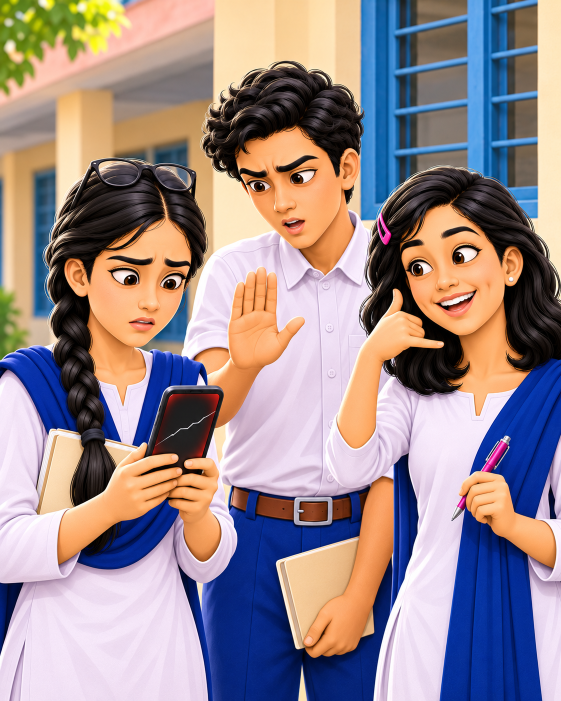
#> input picture tests/fixtures/image1.png, 1122 x 1402 px (shown at 1/2 size)
$ python print_bleed_sensor.py ../tests/fixtures/image1.png
#> lines starting #> are read from the running program, lines starting #| are printed output that depends on the picture
### tools/cv_core.py
#!/usr/bin/env python3
"""cv_core.py — shared image processing core for LiGeo global skill.

Provides a single, validated image decoding and preprocessing path so every
LiGeo tool decodes images once, validates them consistently, and avoids
wasting memory/CPU by decoding the same file multiple times.

Designed for an 8 GB RAM, integrated-GPU environment:
- one image decoded and held in memory at a time;
- optional downsampling with recorded scale factor;
- ROI (region of interest) helpers;
- no raw pixel arrays serialized into evidence JSON;
- EXIF orientation normalized consistently;
- alpha handled explicitly.

  python tools/cv_core.py image.png              # inspect and validate
  from cv_core import load_image, ImageInfo, load_and_validate

Classes:
    ImageInfo — metadata about a decoded image (no raw pixels in JSON).
    LoadedImage — in-memory image with validation info.

Functions:
    load_image(path, max_pixels=None, max_dimension=None, max_file_mb=None,
               allowed_formats=None, allowed_modes=None, downsample_to=None)
        Load and validate an image file. Returns LoadedImage.
    load_and_validate(...) -> (dict, list[dict])
        Compatibility wrapper returning (record, issues) like bitmap_check.py.
"""

import hashlib
import json
import sys
from dataclasses import dataclass, field, asdict
from pathlib import Path
from typing import Optional

try:
    from PIL import Image, ImageOps, UnidentifiedImageError
except ImportError as e:
    sys.exit(f"missing dependency: Pillow (pip install pillow)")

try:
    import numpy as np
except ImportError:
    np = None  # numpy optional at import, required for array ops

# --- Default limits (configurable via args or profile) ---
DEFAULT_MAX_FILE_MB = 50
DEFAULT_MAX_PIXELS = 50_000_000   # ~50 MP (decompression bomb guard)
DEFAULT_MAX_DIMENSION = 20_000    # max width or height in px
DEFAULT_ALLOWED_FORMATS = {"PNG", "JPEG"}
DEFAULT_ALLOWED_MODES = {"1", "L", "P", "RGB", "RGBA", "CMYK", "YCbCr"}
DEFAULT_JPEG_QUALITY = 85


@dataclass
class ImageInfo:
    """Metadata about an image — no raw pixels.

    All values are JSON-serializable primitives.
    """
    asset_id: str
    path: str
    format: Optional[str]
    mode: Optional[str]
    width: int
    height: int
    aspect_ratio: Optional[float]
    orientation: str  # landscape / portrait / square / unknown
    has_alpha: bool
    total_pixels: int
    file_size_bytes: int
    file_size_mb: float
    exif_orientation_applied: bool
    icc_profile_present: bool
    processing_width: int
    processing_height: int
    scale_factor: float
    valid: bool
    issues: list = field(default_factory=list)

    def to_dict(self) -> dict:
        return asdict(self)


@dataclass
class LoadedImage:
    """In-memory image with validation metadata.

    Holds the actual PIL Image object. Callers are responsible for releasing
    it (e.g. via context manager or `del`) after use to keep memory bounded
    on an 8 GB machine.
    """
    info: ImageInfo
    image: Optional[Image.Image] = None

    def __enter__(self):
        return self

    def __exit__(self, exc_type, exc_val, exc_tb):
        self.close()

    def close(self):
        if self.image is not None:
            try:
                self.image.close()
            except Exception:
                pass
            self.image = None

    def to_info_dict(self) -> dict:
        return self.info.to_dict()


def safe_asset_id(path: Path) -> str:
    """Stable asset ID from file hash (not raw bytes in logs)."""
    h = hashlib.sha256()
    with open(path, "rb") as f:
        for chunk in iter(lambda: f.read(65536), b""):
            h.update(chunk)
    return f"img:{h.hexdigest()[:16]}"


# [42 lines left out: functions parse_css_length_mm, convert_to_mm, not called in this run]


def _decode_image(path: Path) -> Image.Image:
    """Open and fully decode an image file.

    Raises UnidentifiedImageError if the content is not a recognized image.
    """
    img = Image.open(path)
    img.load()  # force decode to catch truncated/corrupt files
    return img


def _normalize_orientation(img: Image.Image) -> Image.Image:
    """Apply EXIF orientation transpose in-place, returning the image."""
    try:
        img = ImageOps.exif_transpose(img)
    except Exception:
        pass  # orientation not present or unreadable — leave as-is
    return img


def load_image(
    path: str | Path,
    max_file_mb: float = DEFAULT_MAX_FILE_MB,
    max_pixels: int = DEFAULT_MAX_PIXELS,
    max_dimension: int = DEFAULT_MAX_DIMENSION,
    allowed_formats: Optional[set] = None,
    allowed_modes: Optional[set] = None,
    downsample_to: Optional[int] = None,
) -> LoadedImage:
    """Load, validate, and optionally downsample an image file.

    Returns a LoadedImage. The caller must close() it or use it as a context
    manager to release memory.

    Raises nothing for validation failures — they are recorded in info.issues
    and info.valid is set False. Raises FileNotFoundError if the file is
    missing; raises UnidentifiedImageError if content is not an image.
    """
    path = Path(path)
    issues = []

    # --- 1. File existence ---
    if not path.exists():
        raise FileNotFoundError(f"file not found: {path}")

    # --- 2. File size ---
    file_size = path.stat().st_size
    file_size_mb = round(file_size / (1024 * 1024), 4)

    if file_size == 0:
        issues.append({"t": "BITMAP-EMPTY", "det": "file is 0 bytes", "conf": 1.0})

    if file_size > max_file_mb * 1024 * 1024:
        issues.append({
            "t": "BITMAP-TOO-LARGE",
            "det": f"file {file_size_mb} MB exceeds {max_file_mb} MB limit",
            "conf": 1.0,
        })

    # --- 3. Decode and validate content (not extension) ---
    try:
        img = _decode_image(path)
    except UnidentifiedImageError as e:
        issues.append({
            "t": "BITMAP-UNKNOWN-FORMAT",
            "det": f"not a recognized image: {path.name}",
            "conf": 1.0,
        })
        record = ImageInfo(
            asset_id=safe_asset_id(path),
            path=str(path),
            format=None,
            mode=None,
            width=0,
            height=0,
            aspect_ratio=None,
            orientation="unknown",
            has_alpha=False,
            total_pixels=0,
            file_size_bytes=file_size,
            file_size_mb=file_size_mb,
            exif_orientation_applied=False,
            icc_profile_present=False,
            processing_width=0,
            processing_height=0,
            scale_factor=1.0,
            valid=False,
            issues=issues,
        )
        return LoadedImage(info=record, image=None)

    # Capture original metadata before any transforms
    original_format = img.format
    original_mode = img.mode
    original_width = img.width
    original_height = img.height
    has_alpha = img.mode in ("RGBA", "LA", "PA") or "transparency" in img.info
    icc_present = "icc_profile" in img.info

    # --- 4. Normalize EXIF orientation ---
    img = _normalize_orientation(img)
    orientation_applied = True  # attempted; may be no-op if no orientation tag

    # Re-read dims after orientation transpose (may swap w/h)
    width = img.width
    height = img.height
    aspect_ratio = round(width / height, 6) if height else None
    orientation = (
        "landscape" if width > height else "portrait" if height > width else "square"
    )
    total_pixels = width * height

    # --- 5. Dimension/pixel limits ---
    if total_pixels > max_pixels:
        issues.append({
            "t": "BITMAP-TOO-MANY-PIXELS",
            "det": f"{total_pixels:,} px exceeds {max_pixels:,} px limit",
            "conf": 1.0,
        })
    if width > max_dimension or height > max_dimension:
        issues.append({
            "t": "BITMAP-DIMENSION",
            "det": f"{width}x{height} exceeds {max_dimension}px max dimension",
            "conf": 1.0,
        })

    # --- 6. Format/mode validation ---
    allowed_formats = allowed_formats or DEFAULT_ALLOWED_FORMATS
    allowed_modes = allowed_modes or DEFAULT_ALLOWED_MODES

    if original_format not in allowed_formats:
        issues.append({
            "t": "BITMAP-FORMAT",
            "det": f"format {original_format} not in allowed {sorted(allowed_formats)}",
            "conf": 1.0,
        })
    if original_mode not in allowed_modes:
        issues.append({
            "t": "BITMAP-MODE",
            "det": f"color mode {original_mode} not in allowed {sorted(allowed_modes)}",
            "conf": 1.0,
        })

    # --- 7. Downsample if needed ---
    scale_factor = 1.0
    processing_width = width
    processing_height = height

    if downsample_to and total_pixels > downsample_to * downsample_to:
        scale = (downsample_to * downsample_to / total_pixels) ** 0.5
        new_w = max(1, int(width * scale))
        new_h = max(1, int(height * scale))
        try:
            img = img.resize((new_w, new_h), Image.Resampling.LANCZOS)
            processing_width = new_w
            processing_height = new_h
            scale_factor = round(scale, 4)
        except Exception as e:
            issues.append({
                "t": "BITMAP-RESIZE-FAIL",
                "det": str(e)[:200],
                "conf": 0.8,
            })

    valid = len([i for i in issues if i.get("conf", 0) >= 0.9]) == 0

    info = ImageInfo(
        asset_id=safe_asset_id(path),
        path=str(path),
        format=original_format,
        mode=original_mode,
        width=original_width,
        height=original_height,
        aspect_ratio=aspect_ratio,
        orientation=orientation,
        has_alpha=has_alpha,
        total_pixels=total_pixels,
        file_size_bytes=file_size,
        file_size_mb=file_size_mb,
        exif_orientation_applied=orientation_applied,
        icc_profile_present=icc_present,
        processing_width=processing_width,
        processing_height=processing_height,
        scale_factor=scale_factor,
        valid=valid,
        issues=issues,
    )

    return LoadedImage(info=info, image=img)


# [231 lines left out: functions load_and_validate, get_roi, image_to_array, make_evidence_block, make_issue, make_evidence_result and 8 more, not called in this run]


# [2 lines that do not run on import are left out]

### tools/print_bleed_sensor.py
#!/usr/bin/env python3
"""print_bleed_sensor.py — print bleed and crop mark detection for LiGeo CV sensor pack.

Analyzes PDF/page geometry for bleed margins, crop marks, and print-safe areas.

  python tools/cv_sensors/print_bleed_sensor.py image.png
  python tools/cv_sensors/print_bleed_sensor.py images/ --json out.json

Exit code = number of targets with findings (0 = clean).
"""
import argparse, json, sys
from pathlib import Path

sys.path.insert(0, str(Path(__file__).resolve().parent.parent))
from cv_core import load_image

try:
    import cv2
    OPENCV_VERSION = cv2.__version__
except ImportError:
    sys.exit("missing dependency: opencv-python (pip install opencv-python)")

try:
    import numpy as np
    NUMPY_VERSION = np.__version__
except ImportError:
    sys.exit("missing dependency: numpy (pip install numpy)")

try:
    from PIL import Image
    PILLOW_VERSION = Image.__version__
except Exception:
    PILLOW_VERSION = "unknown"


def analyze_bleed(path: Path) -> dict:
    """Analyze print bleed and crop marks from an image file.

    Detects:
    - Crop marks (corner registration marks)
    - Bleed area (content extending to page edge)
    - Safe area (content staying within safe margin)
    - Trim marks
    """
    with load_image(path) as loaded:
        img = loaded.image
        if img is None:
            return _empty_result(path, "image could not be decoded")

        rgb = img.convert("RGB") if img.mode != "RGB" else img
        arr = np.array(rgb, dtype=np.uint8)
        h, w = arr.shape[:2]
        gray = cv2.cvtColor(arr, cv2.COLOR_RGB2GRAY)

        # --- Bleed detection: content touching page edges ---
        border_px = max(5, min(h, w) // 50)
        top_touch = int(gray[:border_px, :].sum() > 0)
        bottom_touch = int(gray[-border_px:, :].sum() > 0)
        left_touch = int(gray[:, :border_px].sum() > 0)
        right_touch = int(gray[:, -border_px:].sum() > 0)
        bleed = {
            "top_touch": bool(top_touch),
            "bottom_touch": bool(bottom_touch),
            "left_touch": bool(left_touch),
            "right_touch": bool(right_touch),
            "touches_any_edge": bool(top_touch or bottom_touch or left_touch or right_touch),
            "border_px": border_px,
            "method": "OpenCV, content pixels within border_px of image edge",
            "version": OPENCV_VERSION,
            "interpretation": "Whether content extends to page edge (bleed)",
            "limitations": "Border threshold is arbitrary",
        }

        # --- Crop mark detection: L-shaped marks at corners ---
        crop_marks = []
        corner_size = max(10, min(h, w) // 20)
        corners = {
            "top_left": gray[:corner_size, :corner_size],
            "top_right": gray[:corner_size, -corner_size:],
            "bottom_left": gray[-corner_size:, :corner_size],
            "bottom_right": gray[-corner_size:, -corner_size:],
        }
        for corner_name, corner_region in corners.items():
            dark_pixels = int((corner_region < 100).sum())
            total_pixels = corner_region.size
            dark_pct = round(float(dark_pixels / total_pixels * 100), 4) if total_pixels > 0 else 0.0
            crop_marks.append({
                "corner": corner_name,
                "dark_pixel_pct": dark_pct,
                "has_crop_mark": dark_pct > 30,  # Threshold for crop mark presence
            })

        # --- Safe area check: content within safe margin ---
        safe_margin_px = max(10, min(h, w) // 25)
        inner_region = gray[safe_margin_px:-safe_margin_px, safe_margin_px:-safe_margin_px]
        inner_dark_pixels = int((inner_region < 100).sum())
        inner_total = inner_region.size
        safe_area_pct = round(float(inner_dark_pixels / inner_total * 100), 4) if inner_total > 0 else 0.0

        safe_area = {
            "safe_margin_px": safe_margin_px,
            "content_in_safe_area_pct": safe_area_pct,
            "content_outside_safe_pct": round(100.0 - safe_area_pct, 4),
            "method": "OpenCV, content within safe margin from page edges",
            "version": OPENCV_VERSION,
            "interpretation": "Percentage of content within safe print area",
            "limitations": "Safe margin is arbitrary; actual bleed requirements vary by printer",
        }

        # --- Overall bleed assessment ---
        total_dark_pixels = int((gray < 100).sum())
        total_pixels = gray.size
        total_dark_pct = round(float(total_dark_pixels / total_pixels * 100), 4) if total_pixels > 0 else 0.0

        result = {
            "path": str(path),
            "metrics_version": "1.0.0",
            "opencv_version": OPENCV_VERSION,
            "numpy_version": NUMPY_VERSION,
            "pillow_version": PILLOW_VERSION,
            "page_size": {"width_px": w, "height_px": h},
            "bleed": bleed,
            "crop_marks": crop_marks,
            "safe_area": safe_area,
            "total_dark_pct": total_dark_pct,
            "method": "OpenCV, pixel-based bleed and margin detection",
            "version": f"OpenCV {OPENCV_VERSION}, NumPy {NUMPY_VERSION}, Pillow {PILLOW_VERSION}",
            "interpretation": "Print bleed, crop marks, and safe area from pixel analysis",
            "limitations": "Pixel-based detection; actual print requirements vary by printer",
        }
        return result


def _empty_result(path: Path, reason: str) -> dict:
    return {
        "path": str(path),
        "metrics_version": "1.0.0",
        "error": reason,
        "page_size": {},
        "bleed": {},
        "crop_marks": [],
        "safe_area": {},
        "total_dark_pct": 0.0,
        "method": "OpenCV, pixel-based bleed detection",
        "version": OPENCV_VERSION if 'OPENCV_VERSION' in globals() else "unknown",
        "interpretation": "Image could not be decoded — no bleed metrics available",
        "evidence_tier_note": "Image could not be decoded — no bleed metrics available",
    }


def run(targets, json_path: str | None = None):
    """Bleed/crop audit of file/dir targets."""
    targets_out = []
    for p in targets:
        p = Path(p)
        if p.is_dir():
            targets_out += sorted(p.rglob("*.png")) + sorted(p.rglob("*.jpg")) + sorted(p.rglob("*.jpeg"))
        elif p.exists():
            targets_out.append(p)
        else:
            sys.exit(f"no such target: {p}")
    seen, uniq = set(), []
    for f in targets_out:
        if f.resolve() not in seen:
            seen.add(f.resolve())
            uniq.append(f)

    report, dirty = [], 0
    for f in uniq:
        try:
            metrics = analyze_bleed(f)
            entry = {"file": str(f), "metrics": metrics, "issues": []}
            # Flag content touching edges (bleed issues)
            if metrics["bleed"]["touches_any_edge"]:
                entry["issues"].append({
                    "t": "BLEED-TOUCHES-EDGE",
                    "det": "content touches page edge — possible bleed issue",
                    "conf": 0.7,
                })
            # Flag content outside safe area
            if metrics["safe_area"]["content_outside_safe_pct"] > 10:
                entry["issues"].append({
                    "t": "BLEED-CONTENT-OUTSIDE-SAFE",
                    "det": f"{metrics['safe_area']['content_outside_safe_pct']}% content outside safe margin",
                    "conf": 0.7,
                })
            if entry["issues"]:
                dirty += 1
        except Exception as e:
            entry = {"file": str(f), "metrics": None, "issues": [
                {"t": "BLEED-ANALYSIS-ERROR", "det": str(e)[:200], "conf": 1.0}
            ]}
            dirty += 1
        report.append(entry)

    if json_path and report:
        Path(json_path).parent.mkdir(parents=True, exist_ok=True)
        Path(json_path).write_text(json.dumps(report, indent=2), encoding="utf-8")

    return report, dirty


def main():
    ap = argparse.ArgumentParser()
    ap.add_argument("targets", nargs="+")
    ap.add_argument("--json", help="write full evidence to this file")
    a = ap.parse_args()

    report, dirty = run(a.targets, json_path=a.json)
#> in _decode_image, img is the input picture: PIL image 1122x1402 RGB; mean R, G, B 154.4, 138, 140.6
#> in load_image, `has_alpha = img.mode in ("RGBA", "LA", "PA") or "transparency" in img...`: has_alpha = False
#> in analyze_bleed, `gray = cv2.cvtColor(arr, cv2.COLOR_RGB2GRAY)`:
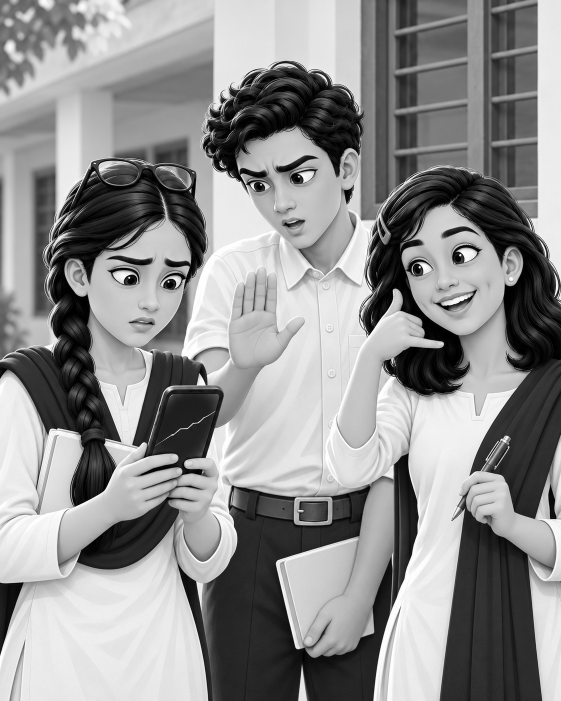
#> gray: shape (1402, 1122) (shown at 1/2 size); min 0, max 255, mean 143.2
#> in analyze_bleed, `top_touch = int(gray[:border_px, :].sum() > 0)`: top_touch = 1
#> the loop in analyze_bleed, `for corner_name, corner_region in corners.items():` made 4 passes
#> (corner_name, dark_pixels, dark_pct) on passes 1 to 4: ('top_left', 31, 0.989), ('top_right', 244, 7.78), ('bottom_left', 0, 0), ('bottom_right', 849, 27.07)
#> after the loop in analyze_bleed, `for corner_name, corner_region in corners.items():`: crop_marks = 4 items
#> in analyze_bleed, `inner_region = gray[safe_margin_px:-safe_margin_px, safe_margin_px:-sa..`:
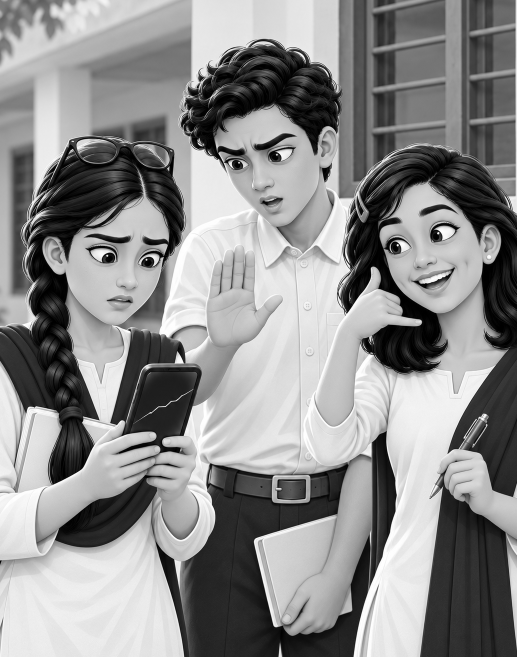
#> inner_region: shape (1314, 1034) (shown at 1/2 size); min 0, max 255, mean 140.3
#> in analyze_bleed, `inner_dark_pixels = int((inner_region < 100).sum())`: inner_dark_pixels = 470910
#> in analyze_bleed, `safe_area_pct = round(float(inner_dark_pixels / inner_total * 100), 4)..`: safe_area_pct = 34.66
#> in analyze_bleed, `total_dark_pixels = int((gray < 100).sum())`: total_dark_pixels = 525636
#> in analyze_bleed, `total_dark_pct = round(float(total_dark_pixels / total_pixels * 100), ..`: total_dark_pct = 33.42

    for entry in report:
        m = entry.get("metrics")
        n = len(entry.get("issues", []))
        if m:
            bleed = m.get("bleed", {})
            safe = m.get("safe_area", {})
            meta = f"  bleed_edges={bleed.get('touches_any_edge', False)} "
            meta += f"safe_area_pct={safe.get('content_outside_safe_pct', 0)}% "
            meta += f"total_dark={m.get('total_dark_pct', 0)}%"
        else:
            meta = "  (no metrics)"
        print(("!! " if n else "OK ") + entry["file"] + meta)
        for iss in entry.get("issues", []):
            print(f"     - [{iss.get('t')} conf {iss.get('conf', 0):.2f}] {iss.get('det')}")

    if a.json:
        print(f"\nevidence written: {a.json}")
    print(f"\nTARGETS: {len(report)}  DIRTY: {dirty}")
#> (the run stopped early here; a loop or call above may not have finished)
